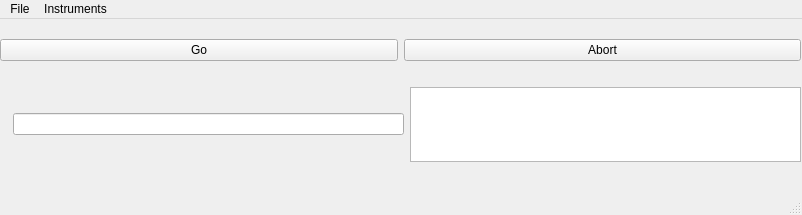
<?xml version="1.0" encoding="UTF-8"?>
<ui version="4.0">
 <class>MainWindow</class>
 <widget class="QMainWindow" name="MainWindow">
  <property name="geometry">
   <rect>
    <x>0</x>
    <y>0</y>
    <width>802</width>
    <height>215</height>
   </rect>
  </property>
  <property name="windowTitle">
   <string>MainWindow</string>
  </property>
  <widget class="QWidget" name="centralwidget">
   <widget class="QWidget" name="verticalLayoutWidget">
    <property name="geometry">
     <rect>
      <x>0</x>
      <y>0</y>
      <width>801</width>
      <height>163</height>
     </rect>
    </property>
    <layout class="QVBoxLayout" name="verticalLayout">
     <item>
      <layout class="QHBoxLayout" name="horizontalLayout_2">
       <item>
        <widget class="QPushButton" name="go_button">
         <property name="text">
          <string>Go</string>
         </property>
        </widget>
       </item>
       <item>
        <widget class="QPushButton" name="abort_button">
         <property name="text">
          <string>Abort</string>
         </property>
        </widget>
       </item>
      </layout>
     </item>
     <item>
      <layout class="QHBoxLayout" name="horizontalLayout">
       <item>
        <widget class="QLabel" name="label">
         <property name="text">
          <string/>
         </property>
        </widget>
       </item>
       <item>
        <widget class="QLineEdit" name="cmd_lineEdit"/>
       </item>
       <item>
        <widget class="QTextBrowser" name="message_box">
         <property name="sizePolicy">
          <sizepolicy hsizetype="Expanding" vsizetype="Maximum">
           <horstretch>0</horstretch>
           <verstretch>0</verstretch>
          </sizepolicy>
         </property>
         <property name="maximumSize">
          <size>
           <width>16777215</width>
           <height>75</height>
          </size>
         </property>
         <property name="font">
          <font>
           <family>Lucida Grande</family>
          </font>
         </property>
         <property name="html">
          <string>&lt;!DOCTYPE HTML PUBLIC &quot;-//W3C//DTD HTML 4.0//EN&quot; &quot;http://www.w3.org/TR/REC-html40/strict.dtd&quot;&gt;
&lt;html&gt;&lt;head&gt;&lt;meta name=&quot;qrichtext&quot; content=&quot;1&quot; /&gt;&lt;style type=&quot;text/css&quot;&gt;
p, li { white-space: pre-wrap; }
&lt;/style&gt;&lt;/head&gt;&lt;body style=&quot; font-family:'Lucida Grande'; font-size:13pt; font-weight:400; font-style:normal;&quot;&gt;
&lt;p style=&quot;-qt-paragraph-type:empty; margin-top:0px; margin-bottom:0px; margin-left:0px; margin-right:0px; -qt-block-indent:0; text-indent:0px;&quot;&gt;&lt;/p&gt;&lt;/body&gt;&lt;/html&gt;</string>
         </property>
        </widget>
       </item>
      </layout>
     </item>
    </layout>
   </widget>
  </widget>
  <widget class="QMenuBar" name="menubar">
   <property name="geometry">
    <rect>
     <x>0</x>
     <y>0</y>
     <width>802</width>
     <height>22</height>
    </rect>
   </property>
   <widget class="QMenu" name="menuFile">
    <property name="title">
     <string>File</string>
    </property>
    <widget class="QMenu" name="menuSave">
     <property name="title">
      <string>Save..</string>
     </property>
     <addaction name="actionExperimental_Settings"/>
     <addaction name="actionExperimental_and_Instrument_Settings"/>
    </widget>
    <addaction name="menuSave"/>
    <addaction name="actionLoad"/>
   </widget>
   <widget class="QMenu" name="menuInstruments">
    <property name="title">
     <string>Instruments</string>
    </property>
   </widget>
   <addaction name="menuFile"/>
   <addaction name="menuInstruments"/>
  </widget>
  <widget class="QStatusBar" name="statusbar"/>
  <action name="actionExperimental_Settings">
   <property name="text">
    <string>Experimental Settings</string>
   </property>
  </action>
  <action name="actionExperimental_and_Instrument_Settings">
   <property name="text">
    <string>Experimental and Instrument Settings</string>
   </property>
  </action>
  <action name="actionLoad">
   <property name="text">
    <string>Load</string>
   </property>
  </action>
 </widget>
 <resources/>
 <connections/>
</ui>
